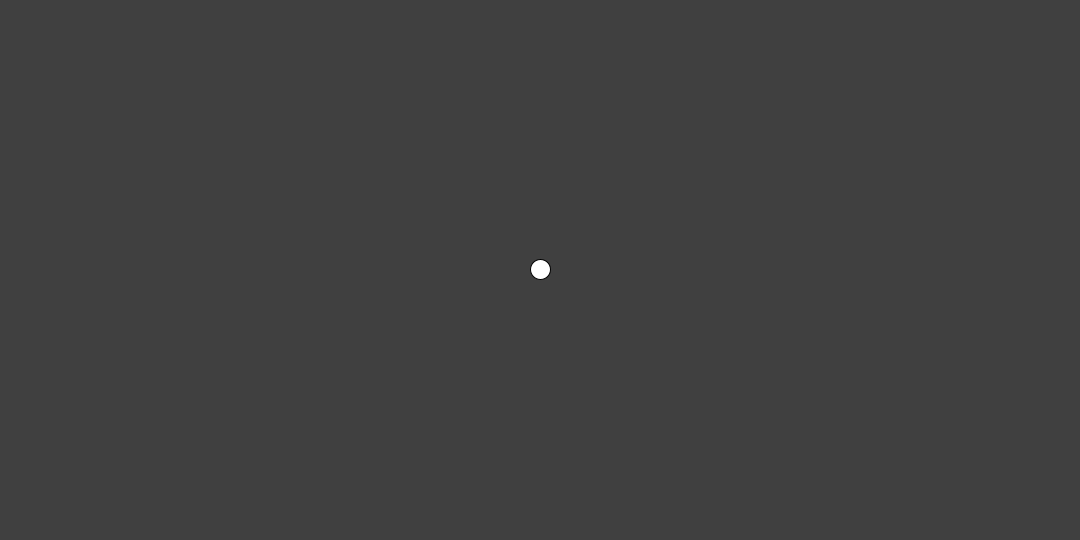
Frame 1 (no input)
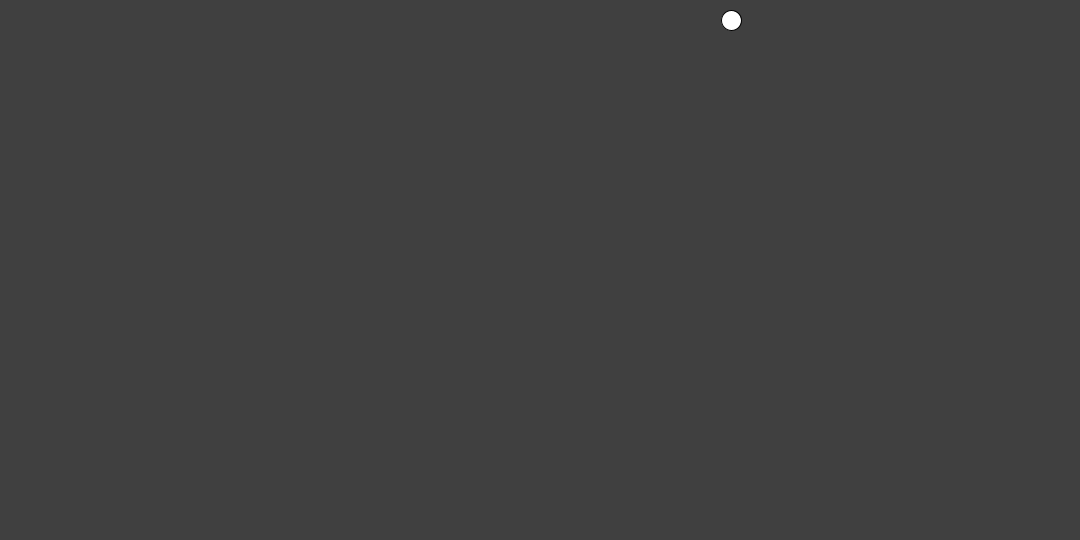
Frame 60 (the mouse pressed at the canvas centre just before this capture)
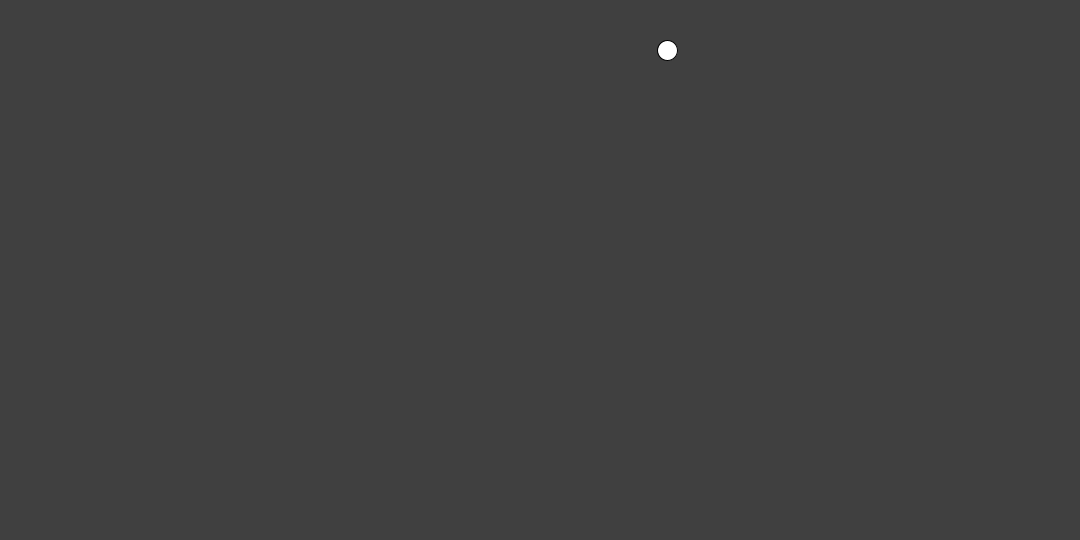
Frame 120 (the mouse held since frame 60 and released just before this capture)

The Processing sketch that drew these frames (run headless with seeded random() and noise(); from frame 60 on, the mouse is pressed at the canvas centre):

// Processing sketch: Vectors
// ── Vectors.pde
/// Full disclosure. I took a lot of help/code from Vidar 
/// and tried to understand and use it.

int ellipseX = 250;
int ellipseY = 200;

float speed = 1;
float a = 0.1;
float tpf;
float time;

PVector posVector;
PVector velocityVector;

int frame = 0;

void setup()
{
  size(1080, 540);
  strokeWeight(1);
  frameRate(144);
  posVector = new PVector(width/2, height/2);
  velocityVector = new PVector (random(-1, 1), random(-1, 1));
}

void draw()
{
  background(64);
  //circleChaseMouse();
  bouncyBall();
}

public void bouncyBall()
{
  long currentTime = millis(); 
  tpf = currentTime * 0.001f;
  speed = speed + tpf;
  
  // println(speed);
  
  posVector.y = posVector.y + (velocityVector.y * speed + a) ;
  posVector.x = posVector.x + (velocityVector.x * speed + a) ;
  
  ellipse(posVector.x, posVector.y, 20, 20);
  
  if (posVector.y > height )
  {
    velocityVector.y = - velocityVector.y; // Reverse direction
    velocityVector.y = (velocityVector.y * 0.9f); // making the ball loose force
    
    // posVector.y does manage to get several pixed out of frame. 
    // Therefore i need to set it to be height of frame after we reverse the movement direction. 
    // Otherwise the code keeps changing direction. 
    posVector.y = height; 
  }
  else if (posVector.y < 0)
  {
  velocityVector.y = - velocityVector.y; 
    velocityVector.y = (velocityVector.y * 0.9f);
  posVector.y = 0; 
  }
  if (posVector.x > width )
  {
    velocityVector.x = - velocityVector.x;
    velocityVector.x = (velocityVector.x*0.9f);
    posVector.x = width;
  }
  else if (posVector.x < 0)
  {
  velocityVector.x = - velocityVector.x;
  velocityVector.x = (velocityVector.x * 0.9f);
  posVector.x = 0;
  }
  
    // Constant acceleration code but shorter...
    /*
    if (posVector.x > width || posVector.x <0){
      velocityVector.x = - velocityVector.x;
      velocityVector.y = (velocityVector.y * 0.9f);
    }
    if (posVector.y > height || posVector.y <0){
      velocityVector.y= -velocityVector.y;
      velocityVector.y = (velocityVector.y * 0.9f);
    } 
    */
}


public void circleChaseMouse(){
  ellipse(ellipseX, ellipseY, 20, 20);
  
  if(ellipseX > mouseX){
      ellipseX--;
      addFrame();
      }
  else if(ellipseX < mouseX){
      ellipseX++;
      addFrame();
      }
      
    if(ellipseY > mouseY){
      ellipseY--;
      addFrame();
      }
    else if(ellipseY < mouseY){
      ellipseY++;
      addFrame();
      }
}

public void addFrame(){
  frame++;
}
